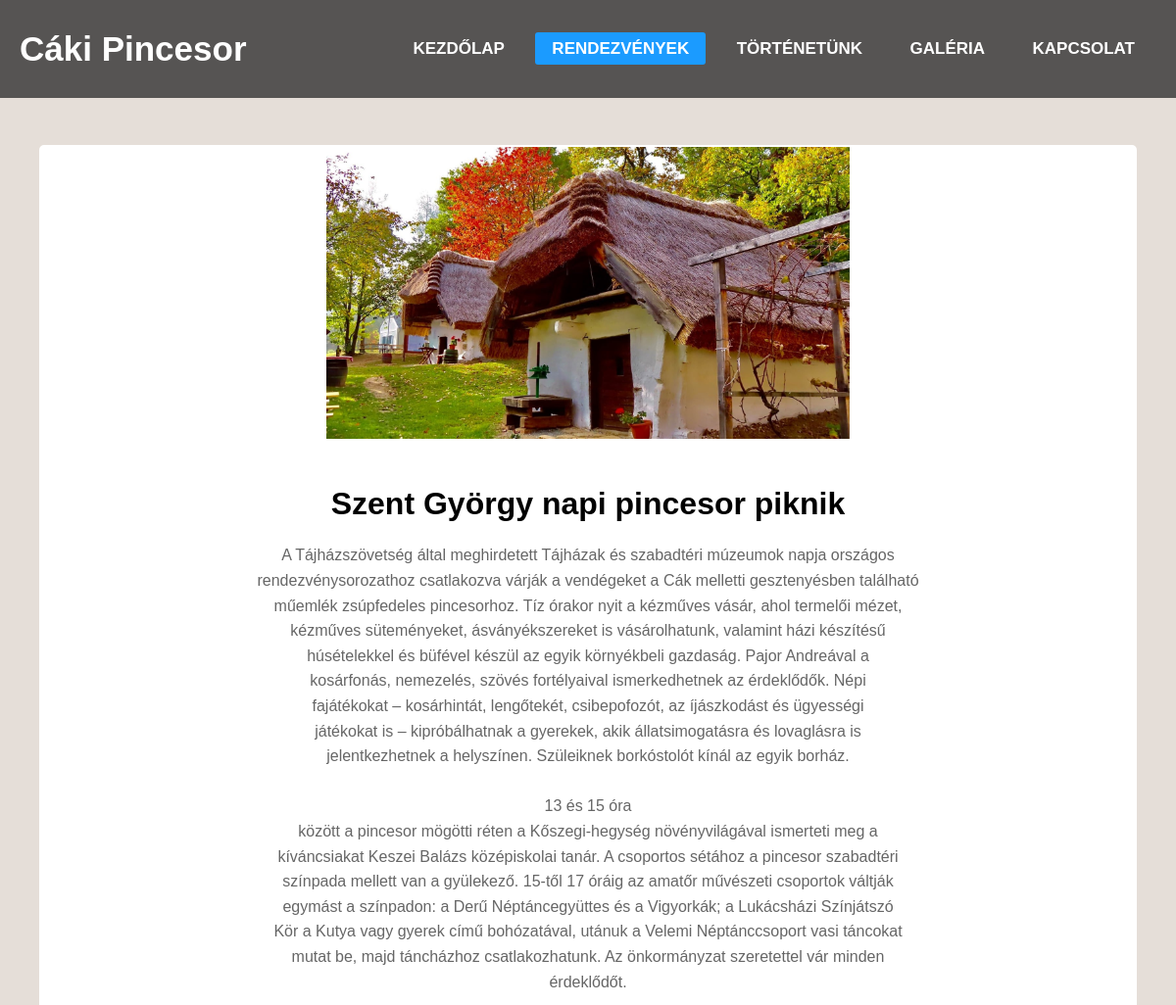
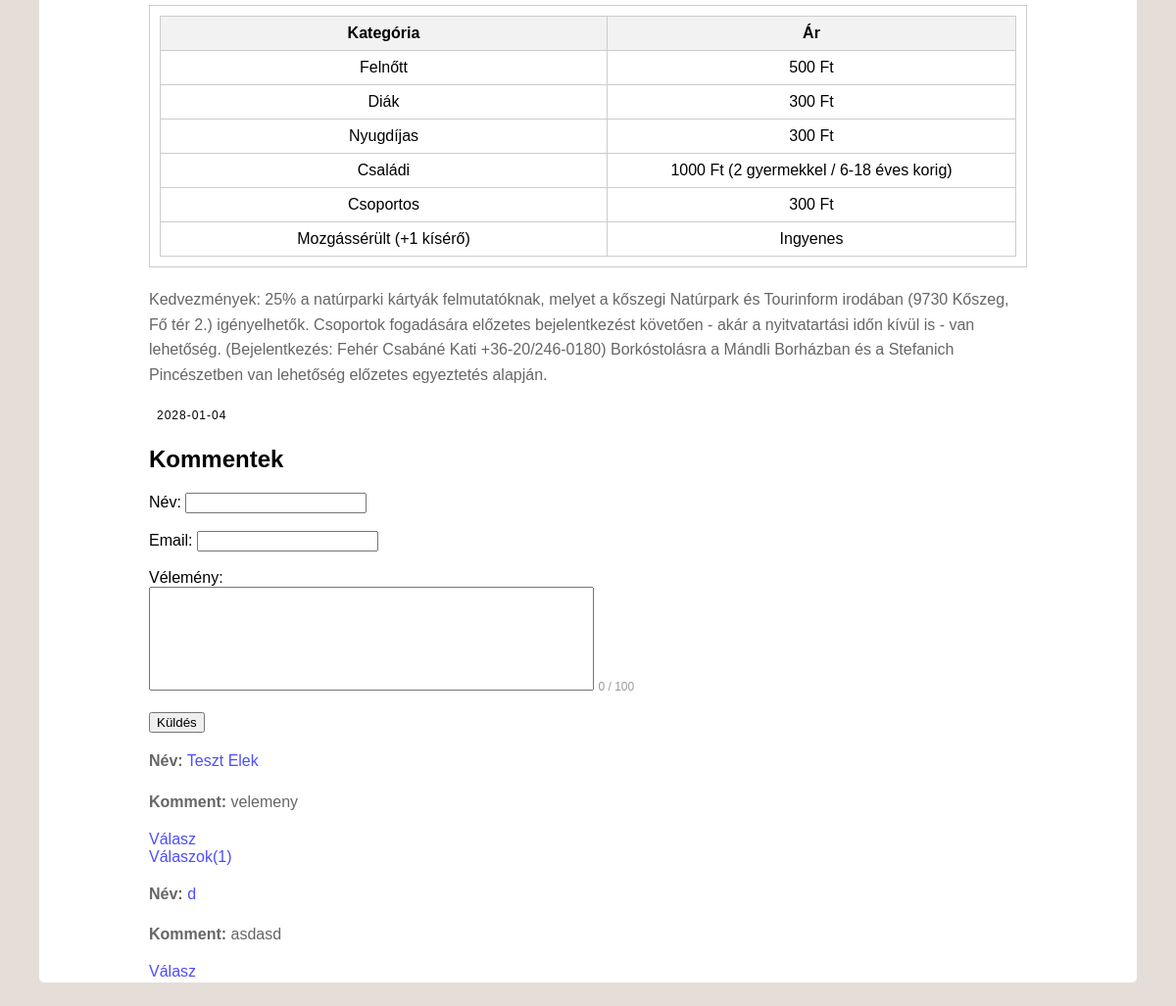
Screenshot of /events.php with the database file from the repository (2 pictures, top to bottom).
### tables this page shows
CREATE TABLE `events` (
  `id` int(11) NOT NULL,
  `event_name` varchar(255) NOT NULL,
  `event_date` date NOT NULL,
  `event_description` text NOT NULL,
  `image_name` varchar(255) DEFAULT NULL,
  `image_path` varchar(255) DEFAULT NULL,
  `f_ar` int(255) NOT NULL,
  `d_ar` int(255) NOT NULL,
  `ny_ar` int(255) NOT NULL,
  `csa_ar` int(255) NOT NULL,
  `cso_ar` int(255) NOT NULL
);

CREATE TABLE `comments` (
  `id` int(11) NOT NULL,
  `parent_comment_id` int(11) DEFAULT NULL,
  `reply_count` int(11) NOT NULL DEFAULT 0,
  `event_id` int(11) NOT NULL,
  `user_id` int(255) NOT NULL,
  `name` varchar(255) NOT NULL,
  `email` varchar(255) NOT NULL,
  `comment` text NOT NULL,
  `created_at` datetime NOT NULL
);

### events.php (the view, shortened to what this page needs)
<!DOCTYPE html>
<html lang="hu">
<head>
    <link rel="stylesheet" href="assets/css/events.css">
    <link rel="stylesheet" href="assets/css/styles.css">
</head>
<body>
<nav>
    <label class="logo">Cáki Pincesor</label>
    <ul>
      <li><a href="index.php">Kezdőlap</a></li>
      <li><a class="active" href="events.php">Rendezvények</a></li>
      <li><a  href="history.php">Történetünk</a></li>
      <li><a href="gallery.php">Galéria</a></li>
      <li><a href="contact.php">Kapcsolat</a></li>
    </ul>
  </nav>
<?php
$servername = "localhost";
$username = "root";
$password = "tpq7j3twUXfxDu886zD2";
$dbname = "cakipincesor";
$conn = new mysqli($servername, $username, $password, $dbname);
$sql = "SELECT * FROM events ORDER BY event_date DESC";
$result = $conn->query($sql);
if ($result->num_rows > 0) {
    while($row = $result->fetch_assoc()) {
        echo '<div class="blog-container" id="event_' . $row["id"] . '">
                <div class="blog-header">
                    <div class="blog-cover">
                        <div class="blog-author">
                        ';
                        if (!empty($row["image_path"]) && !empty($row["image_name"])) {
                            echo '<div class="blog-tags">
                                    <img src="' . $row["image_path"] . '" alt="' . $row["event_name"] . '">
                                  </div>';
                        }
                        echo '
                    </div>
                </div>
            </div>
            <div class="blog-body">
                <div class="blog-title">
                    <h1 style="text-align:center">' . $row["event_name"] . '</h1>
                </div>
                <div class="blog-summary">';
        $description = $row["event_description"];
        $wrapped_description = wordwrap($description, 100, "<br>","\n");
        echo '<p style="text-align:center">' . nl2br($wrapped_description) . '</p>';
        echo '</div>';
                echo '<div class="event-container">' .
                        '<table class="pricing-table">' .
                            '<thead><tr><th>Kategória</th><th>Ár</th></tr></thead>' .
                            '<tbody>' .
                                '<tr><td>Felnőtt</td><td>' . $row["f_ar"] . ' Ft</td></tr>' .
                                '<tr><td>Diák</td><td>' . $row["d_ar"] . ' Ft</td></tr>' .
                                '<tr><td>Nyugdíjas</td><td>' . $row["ny_ar"] . ' Ft</td></tr>' .
                                '<tr><td>Családi</td><td>' . $row["csa_ar"] . ' Ft 	 (2 gyermekkel / 6-18 éves korig)</td></tr>' .
                                '<tr><td>Csoportos</td><td>' . $row["cso_ar"] . ' Ft</td></tr>' .
                                '<tr><td>Mozgássérült (+1 kísérő)</td><td>Ingyenes</td></tr>' .
                            '</tbody>' .
                        '</table>' .
                    '</div>' .
                    '<p>Kedvezmények: 25% a natúrparki kártyák felmutatóknak, melyet a kőszegi Natúrpark és Tourinform irodában (9730 Kőszeg, Fő tér 2.) igényelhetők.
                    Csoportok fogadására előzetes bejelentkezést követően - akár a nyitvatartási időn kívül is - van lehetőség. (Bejelentkezés: Fehér Csabáné Kati +36-20/246-0180)
                    Borkóstolásra a Mándli Borházban és a Stefanich Pincészetben van lehetőség előzetes egyeztetés alapján.</p>';
        echo '</div>
                <div class="blog-footer">
                    <ul>
                        <li class="published-date">' . $row["event_date"] . '</li>
                    </ul>';
        echo '<div class="comment-section" id="comment_section_' . $row["id"] . '">
                <h2>Kommentek</h2>
                <form action="assets/php/submit_comment.php" method="post">
                    <input type="hidden" name="event_id" value="' . $row["id"] . '">
                    <label for="name">Név:</label>
                    <input type="text" id="name" name="name" required><br><br>
                    <label for="email">Email:</label>
                    <input type="email" id="email" name="email" required><br><br>
                    <label for="comment">Vélemény:</label><br>
                    <textarea id="comment" class="comment-textarea" name="comment" rows="4" cols="50" maxlength="100" required oninput="countCharacters(\'comment\', \'charCount\');"></textarea>
                    <span class="char-count" id="charCount">0 / 100</span><br><br>
                    <input type="submit" value="Küldés">
                </form>
              </div>';
        $sql_comments = "SELECT * FROM comments WHERE event_id=" . $row["id"] . " AND parent_comment_id IS NULL ";
        $result_comments = $conn->query($sql_comments);
        $num_comments = $result_comments->num_rows;
        if ($num_comments > 0) {
            while($comment = $result_comments->fetch_assoc()) {
                echo '<div class="comment">
                        <p><strong>Név:</strong><a href="account.php?id=' . $comment["user_id"] . '"> ' . $comment["name"] . '</a></p>
                        <p><strong>Komment:</strong> ' . $comment["comment"] . '</p>';
                echo '<a href="#" class="reply-link" onclick="toggleReplyForm(' . $comment["id"] . '); return false;">Válasz</a><br>';
                $comment_id = $comment["id"];
                $sql_total_replies = "SELECT COUNT(*) AS total_replies FROM comments WHERE parent_comment_id=" . $comment_id;
                $result_total_replies = $conn->query($sql_total_replies);
                $total_replies_row = $result_total_replies->fetch_assoc();
                $total_replies = $total_replies_row['total_replies'];
                if ($total_replies > 0) {
                    echo '<a href="#" class="toggle-replies" onclick="toggleAllReplies(' . $comment_id . '); return false;">Válaszok(' . $total_replies . ')</a>';
                }
                echo '</div>';
            }
        } else {
            echo '<p>Nincsenek kommentek.</p>';
        }
        echo '</div></div>';
    }
} else {
    echo "Nincsenek események.";
}
?>
</body>
</html>

### assets/css/events.css (style rules this page uses)
body { background: #e5ded8; box-sizing: border-box; }
.blog-container { background: #fff; border-radius: 5px; box-shadow: hsla(0, 0, 0, .2) 0 4px 2px -2px; font-family: "adelle-sans", sans-serif; font-weight: 100; margin: 48px auto; width: 70rem; }
.blog-container a { color: #4d4dff; text-decoration: none; transition: .25s ease; }
.blog-cover { width: 100%; height: 300px; overflow: hidden; border-radius: 10px; }
.blog-author, .blog-author--no-cover { margin: 0 auto; padding-top: .125rem; width: 80%; }
.blog-body { margin: 0 auto; width: 80%; margin-top: inherit; }
.blog-summary p { color: lighten(#333, 10%); }
.blog-footer { border-top: 1px solid lighten(#333, 70%); margin: 0 auto; padding-bottom: .125rem; width: 80%; }
.blog-footer ul { list-style: none; display: flex; flex: row wrap; justify-content: flex-end; padding-left: 0; }
.blog-footer li:first-child { margin-right: auto; }
.blog-footer li { color: lighten(#333, 40%); font-size: .75rem; height: 1.5rem; letter-spacing: 1px; line-height: 1.5rem; text-align: center; text-transform: uppercase; position: relative; white-space: nowrap; }
.published-date { border: 1px solid lighten(#333, 40%); border-radius: 3px; padding: 0 .5rem; }
.comment-textarea { width: 50%; max-width: 100%; height: 100px; max-height: 100px; resize: none; }
.char-count { font-size: 12px; color: #999; }
.blog-tags { display: flex; justify-content: center; align-items: center; width: 100%; height: 300px; overflow: hidden; }
.blog-tags img { max-width: 100%; max-height: 100%; }
p { color: #666; line-height: 1.6; }
.event-container { border: 1px solid #ccc; padding: 10px; margin-bottom: 20px; }
.pricing-table { width: 100%; border-collapse: collapse; }
.pricing-table th, .pricing-table td { border: 1px solid #ccc; padding: 8px; text-align: center; }
.pricing-table th { background-color: #f2f2f2; }
.pricing-table td:nth-child(2) { width: 400px; }

### assets/css/styles.css (style rules this page uses)
body { font-family: 'Montserrat', sans-serif; }
label.logo { color: white; font-size: 35px; line-height: 80px; font-weight: 600; padding: 0 0px; cursor: pointer; }
nav ul { float: right; margin-right: 20px; }
nav ul li { display: inline-block; line-height: 80px; margin: 0 5px; }
nav ul li a { color: white; font-size: 17px; padding: 7px 17px; border-radius: 3px; text-transform: uppercase; font-weight: 600; }
li a.active, li a:hover { background: #1b9bff; transition: .5s; }
body { margin: 0; padding: 0; font-family: Arial, sans-serif; }
nav { background-color: rgba(51, 51, 51, 0.8); color: #fff; display: flex; align-items: center; padding: 10px 20px; }
.logo { flex-grow: 1; }
nav ul { list-style-type: none; margin: 0; padding: 0; }
nav li { display: inline; margin-left: 20px; }
a { text-decoration: none; color: inherit; }

### rows the page displays
events: image_path (picture), event_name "Szent György napi pincesor piknik", event_description "A Tájházszövetség által meghirdetett Tájházak és szabadtéri múzeumok napja országos rendezvénysorozathoz csatlakozva várják a vendégeket a Cák melletti gesztenyésben található műemlék zsúpfedeles pincesorhoz. Tíz órakor nyit a kézműves vásár, ahol termelői mézet, kézműves süteményeket, ásványékszereket is vásárolhatunk, valamint házi készítésű húsételekkel és büfével készül az egyik környékbeli gazdaság. Pajor Andreával a kosárfonás, nemezelés, szövés fortélyaival ismerkedhetnek az érdeklődők. Népi fajátékokat – kosárhintát, lengőtekét, csibepofozót, az íjászkodást és ügyességi játékokat is – kipróbálhatnak a gyerekek, akik állatsimogatásra és lovaglásra is jelentkezhetnek a helyszínen.…", f_ar "500", d_ar "300", ny_ar "300", csa_ar "1000", cso_ar "300", event_date "2028-01-04"
comments: name "Teszt Elek", comment "velemeny", total_replies "1"
comments: name "d", comment "asdasd"
